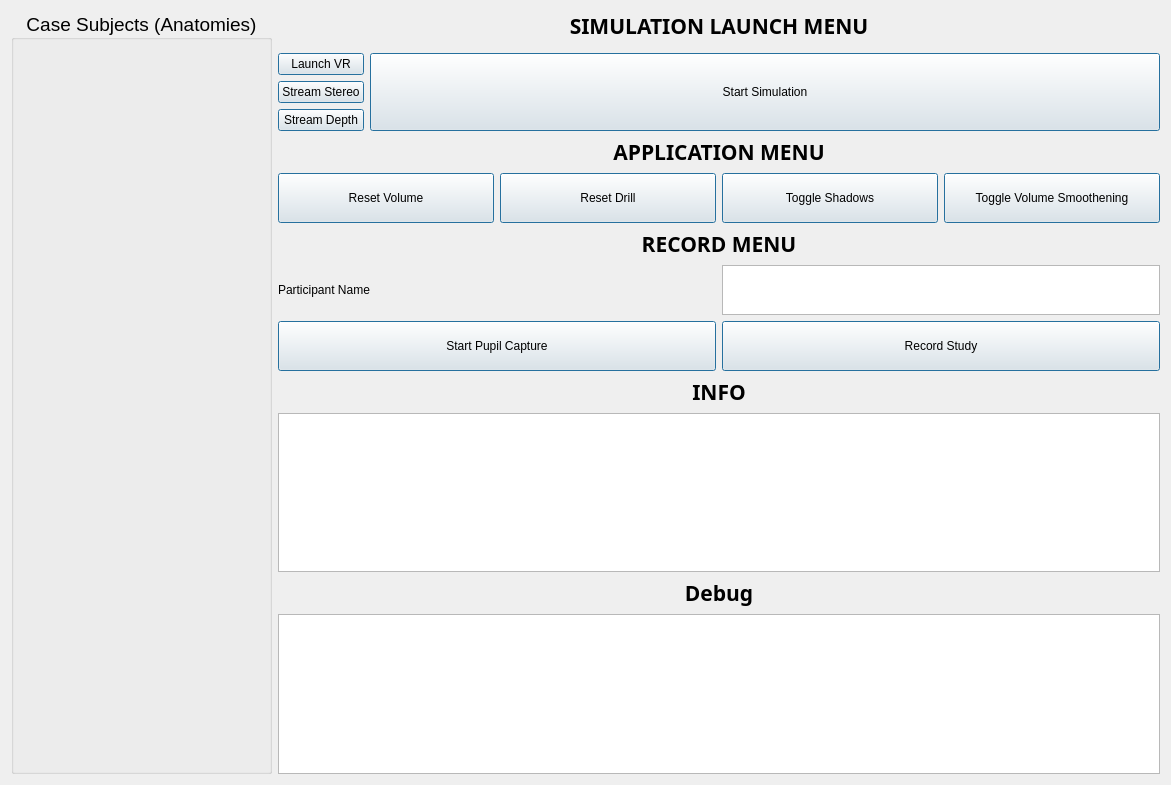
<?xml version="1.0" encoding="UTF-8"?>
<ui version="4.0">
 <class>Form</class>
 <widget class="QWidget" name="Form">
  <property name="geometry">
   <rect>
    <x>0</x>
    <y>0</y>
    <width>1171</width>
    <height>785</height>
   </rect>
  </property>
  <property name="windowTitle">
   <string>Form</string>
  </property>
  <layout class="QGridLayout" name="gridLayout_2">
   <item row="5" column="2">
    <widget class="QLabel" name="label">
     <property name="font">
      <font>
       <family>Ubuntu Mono</family>
       <pointsize>16</pointsize>
       <weight>75</weight>
       <bold>true</bold>
      </font>
     </property>
     <property name="text">
      <string>RECORD MENU</string>
     </property>
     <property name="alignment">
      <set>Qt::AlignCenter</set>
     </property>
    </widget>
   </item>
   <item row="0" column="2">
    <widget class="QLabel" name="label_3">
     <property name="font">
      <font>
       <family>Ubuntu Mono</family>
       <pointsize>16</pointsize>
       <weight>75</weight>
       <bold>true</bold>
      </font>
     </property>
     <property name="text">
      <string>SIMULATION LAUNCH MENU</string>
     </property>
     <property name="alignment">
      <set>Qt::AlignCenter</set>
     </property>
    </widget>
   </item>
   <item row="7" column="2">
    <layout class="QGridLayout" name="gridLayout_9">
     <item row="1" column="0">
      <widget class="QPlainTextEdit" name="textEdit_info">
       <property name="readOnly">
        <bool>true</bool>
       </property>
      </widget>
     </item>
     <item row="0" column="0">
      <widget class="QLabel" name="label_4">
       <property name="font">
        <font>
         <family>Ubuntu Mono</family>
         <pointsize>16</pointsize>
         <weight>75</weight>
         <bold>true</bold>
        </font>
       </property>
       <property name="text">
        <string>INFO</string>
       </property>
       <property name="alignment">
        <set>Qt::AlignCenter</set>
       </property>
      </widget>
     </item>
     <item row="2" column="0">
      <widget class="QLabel" name="label_5">
       <property name="font">
        <font>
         <family>Ubuntu Mono</family>
         <pointsize>16</pointsize>
         <weight>75</weight>
         <bold>true</bold>
        </font>
       </property>
       <property name="text">
        <string>Debug</string>
       </property>
       <property name="alignment">
        <set>Qt::AlignCenter</set>
       </property>
      </widget>
     </item>
     <item row="3" column="0">
      <widget class="QPlainTextEdit" name="textEdit_debug">
       <property name="readOnly">
        <bool>true</bool>
       </property>
      </widget>
     </item>
    </layout>
   </item>
   <item row="4" column="2">
    <layout class="QGridLayout" name="gridLayout_3">
     <item row="6" column="2">
      <widget class="QPushButton" name="button_toggle_shadows">
       <property name="minimumSize">
        <size>
         <width>0</width>
         <height>50</height>
        </size>
       </property>
       <property name="text">
        <string>Toggle Shadows</string>
       </property>
       <property name="default">
        <bool>true</bool>
       </property>
      </widget>
     </item>
     <item row="6" column="0">
      <widget class="QPushButton" name="button_reset_volume">
       <property name="minimumSize">
        <size>
         <width>0</width>
         <height>50</height>
        </size>
       </property>
       <property name="text">
        <string>Reset Volume</string>
       </property>
       <property name="default">
        <bool>true</bool>
       </property>
      </widget>
     </item>
     <item row="6" column="1">
      <widget class="QPushButton" name="button_reset_drill">
       <property name="minimumSize">
        <size>
         <width>0</width>
         <height>50</height>
        </size>
       </property>
       <property name="text">
        <string>Reset Drill</string>
       </property>
       <property name="default">
        <bool>true</bool>
       </property>
      </widget>
     </item>
     <item row="6" column="3">
      <widget class="QPushButton" name="button_toggle_vol_smooth">
       <property name="minimumSize">
        <size>
         <width>0</width>
         <height>50</height>
        </size>
       </property>
       <property name="text">
        <string>Toggle Volume Smoothening</string>
       </property>
       <property name="default">
        <bool>true</bool>
       </property>
      </widget>
     </item>
    </layout>
   </item>
   <item row="2" column="2">
    <layout class="QGridLayout" name="gridLayout_5">
     <item row="3" column="1">
      <widget class="QPushButton" name="button_launch_vr">
       <property name="sizePolicy">
        <sizepolicy hsizetype="Preferred" vsizetype="Preferred">
         <horstretch>0</horstretch>
         <verstretch>0</verstretch>
        </sizepolicy>
       </property>
       <property name="toolTip">
        <string>&lt;html&gt;&lt;head/&gt;&lt;body&gt;&lt;p&gt;Enable VR Video on a Stereo Headset&lt;/p&gt;&lt;/body&gt;&lt;/html&gt;</string>
       </property>
       <property name="text">
        <string>Launch VR</string>
       </property>
       <property name="checkable">
        <bool>true</bool>
       </property>
       <property name="default">
        <bool>true</bool>
       </property>
      </widget>
     </item>
     <item row="4" column="1">
      <widget class="QPushButton" name="button_stream_stereo">
       <property name="sizePolicy">
        <sizepolicy hsizetype="Preferred" vsizetype="Preferred">
         <horstretch>0</horstretch>
         <verstretch>0</verstretch>
        </sizepolicy>
       </property>
       <property name="toolTip">
        <string>&lt;html&gt;&lt;head/&gt;&lt;body&gt;&lt;p&gt;Push to enable to publishing stereo video as ROS images&lt;/p&gt;&lt;/body&gt;&lt;/html&gt;</string>
       </property>
       <property name="text">
        <string>Stream Stereo</string>
       </property>
       <property name="checkable">
        <bool>true</bool>
       </property>
       <property name="default">
        <bool>true</bool>
       </property>
      </widget>
     </item>
     <item row="5" column="1">
      <widget class="QPushButton" name="button_stream_depth">
       <property name="sizePolicy">
        <sizepolicy hsizetype="Preferred" vsizetype="Preferred">
         <horstretch>0</horstretch>
         <verstretch>0</verstretch>
        </sizepolicy>
       </property>
       <property name="toolTip">
        <string>&lt;html&gt;&lt;head/&gt;&lt;body&gt;&lt;p&gt;Push to enable publishing depth as ROS depth point cloud&lt;/p&gt;&lt;/body&gt;&lt;/html&gt;</string>
       </property>
       <property name="text">
        <string>Stream Depth</string>
       </property>
       <property name="checkable">
        <bool>true</bool>
       </property>
       <property name="default">
        <bool>true</bool>
       </property>
      </widget>
     </item>
     <item row="3" column="2" rowspan="3">
      <widget class="QPushButton" name="button_start_simulation">
       <property name="sizePolicy">
        <sizepolicy hsizetype="Expanding" vsizetype="Preferred">
         <horstretch>0</horstretch>
         <verstretch>0</verstretch>
        </sizepolicy>
       </property>
       <property name="minimumSize">
        <size>
         <width>0</width>
         <height>0</height>
        </size>
       </property>
       <property name="text">
        <string>Start Simulation</string>
       </property>
       <property name="default">
        <bool>true</bool>
       </property>
      </widget>
     </item>
    </layout>
   </item>
   <item row="3" column="2">
    <widget class="QLabel" name="label_2">
     <property name="font">
      <font>
       <family>Ubuntu Mono</family>
       <pointsize>16</pointsize>
       <weight>75</weight>
       <bold>true</bold>
      </font>
     </property>
     <property name="lineWidth">
      <number>1</number>
     </property>
     <property name="text">
      <string>APPLICATION MENU</string>
     </property>
     <property name="alignment">
      <set>Qt::AlignCenter</set>
     </property>
    </widget>
   </item>
   <item row="6" column="2">
    <layout class="QGridLayout" name="gridLayout_4">
     <item row="2" column="2">
      <widget class="QPushButton" name="button_record_study">
       <property name="minimumSize">
        <size>
         <width>0</width>
         <height>50</height>
        </size>
       </property>
       <property name="text">
        <string>Record Study</string>
       </property>
       <property name="autoDefault">
        <bool>false</bool>
       </property>
       <property name="default">
        <bool>true</bool>
       </property>
       <property name="flat">
        <bool>false</bool>
       </property>
      </widget>
     </item>
     <item row="1" column="0">
      <widget class="QLabel" name="label_participant_name">
       <property name="text">
        <string>Participant Name</string>
       </property>
      </widget>
     </item>
     <item row="2" column="0">
      <widget class="QPushButton" name="button_pupil_capture">
       <property name="minimumSize">
        <size>
         <width>0</width>
         <height>50</height>
        </size>
       </property>
       <property name="text">
        <string>Start Pupil Capture</string>
       </property>
       <property name="default">
        <bool>true</bool>
       </property>
      </widget>
     </item>
     <item row="1" column="2">
      <widget class="QTextEdit" name="textEdit_participant_name">
       <property name="sizePolicy">
        <sizepolicy hsizetype="Preferred" vsizetype="Preferred">
         <horstretch>0</horstretch>
         <verstretch>0</verstretch>
        </sizepolicy>
       </property>
       <property name="maximumSize">
        <size>
         <width>16777215</width>
         <height>50</height>
        </size>
       </property>
      </widget>
     </item>
    </layout>
   </item>
   <item row="0" column="0" rowspan="8">
    <widget class="QGroupBox" name="groupBox">
     <property name="sizePolicy">
      <sizepolicy hsizetype="Preferred" vsizetype="Preferred">
       <horstretch>0</horstretch>
       <verstretch>0</verstretch>
      </sizepolicy>
     </property>
     <property name="minimumSize">
      <size>
       <width>0</width>
       <height>100</height>
      </size>
     </property>
     <property name="font">
      <font>
       <pointsize>14</pointsize>
      </font>
     </property>
     <property name="title">
      <string>Case Subjects (Anatomies)</string>
     </property>
     <property name="alignment">
      <set>Qt::AlignCenter</set>
     </property>
     <property name="flat">
      <bool>false</bool>
     </property>
     <property name="checkable">
      <bool>false</bool>
     </property>
     <layout class="QVBoxLayout" name="verticalLayout">
      <item>
       <layout class="QGridLayout" name="gridLayout"/>
      </item>
     </layout>
    </widget>
   </item>
  </layout>
 </widget>
 <resources/>
 <connections/>
</ui>
